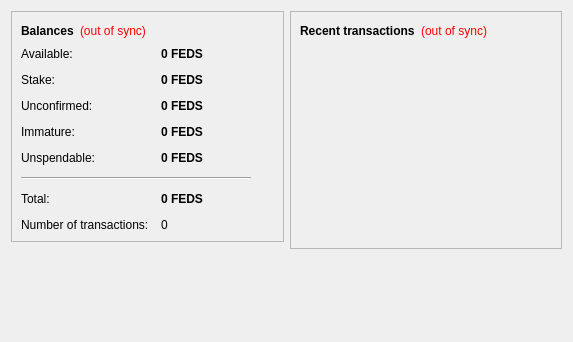
<?xml version="1.0" encoding="UTF-8"?>
<ui version="4.0">
 <class>OverviewPage</class>
 <widget class="QWidget" name="OverviewPage">
  <property name="geometry">
   <rect>
    <x>0</x>
    <y>0</y>
    <width>573</width>
    <height>342</height>
   </rect>
  </property>
  <property name="windowTitle">
   <string>Form</string>
  </property>
  <layout class="QHBoxLayout" name="horizontalLayout" stretch="1,1">
   <item>
    <layout class="QVBoxLayout" name="verticalLayout_2">
     <item>
      <widget class="QFrame" name="frame">
       <property name="frameShape">
        <enum>QFrame::StyledPanel</enum>
       </property>
       <property name="frameShadow">
        <enum>QFrame::Raised</enum>
       </property>
       <layout class="QVBoxLayout" name="verticalLayout_4">
        <item>
         <layout class="QHBoxLayout" name="horizontalLayout_4">
          <item>
           <widget class="QLabel" name="label_5">
            <property name="font">
             <font>
              <weight>75</weight>
              <bold>true</bold>
             </font>
            </property>
            <property name="text">
             <string>Balances</string>
            </property>
           </widget>
          </item>
          <item>
           <widget class="QLabel" name="labelWalletStatus">
            <property name="toolTip">
             <string>The displayed information may be out of date. Your wallet automatically synchronizes with the FedoraShare network after a connection is established, but this process has not completed yet.</string>
            </property>
            <property name="styleSheet">
             <string notr="true">QLabel { color: red; }</string>
            </property>
            <property name="text">
             <string notr="true">(out of sync)</string>
            </property>
            <property name="alignment">
             <set>Qt::AlignLeading|Qt::AlignLeft|Qt::AlignVCenter</set>
            </property>
           </widget>
          </item>
          <item>
           <spacer name="horizontalSpacer_2">
            <property name="orientation">
             <enum>Qt::Horizontal</enum>
            </property>
            <property name="sizeHint" stdset="0">
             <size>
              <width>40</width>
              <height>20</height>
             </size>
            </property>
           </spacer>
          </item>
         </layout>
        </item>
        <item>
         <layout class="QFormLayout" name="formLayout_2">
          <property name="fieldGrowthPolicy">
           <enum>QFormLayout::AllNonFixedFieldsGrow</enum>
          </property>
          <property name="horizontalSpacing">
           <number>12</number>
          </property>
          <property name="verticalSpacing">
           <number>12</number>
          </property>
          <item row="0" column="0">
           <widget class="QLabel" name="labelAvailableText">
            <property name="toolTip">
             <string>Your current available balance</string>
            </property>
            <property name="text">
             <string>Available:</string>
            </property>
           </widget>
          </item>
          <item row="0" column="1">
           <widget class="QLabel" name="labelAvailable">
            <property name="font">
             <font>
              <weight>75</weight>
              <bold>true</bold>
             </font>
            </property>
            <property name="cursor">
             <cursorShape>IBeamCursor</cursorShape>
            </property>
            <property name="toolTip">
             <string>Your current available balance</string>
            </property>
            <property name="text">
             <string notr="true">0 FEDS</string>
            </property>
            <property name="alignment">
             <set>Qt::AlignLeading|Qt::AlignLeft|Qt::AlignVCenter</set>
            </property>
            <property name="textInteractionFlags">
             <set>Qt::LinksAccessibleByMouse|Qt::TextSelectableByKeyboard|Qt::TextSelectableByMouse</set>
            </property>
           </widget>
          </item>
          <item row="1" column="0">
           <widget class="QLabel" name="label_6">
            <property name="toolTip">
             <string>Total of coins that was staked, and do not yet count toward the current balance</string>
            </property>
            <property name="text">
             <string>Stake:</string>
            </property>
           </widget>
          </item>
          <item row="1" column="1">
           <widget class="QLabel" name="labelStake">
            <property name="font">
             <font>
              <weight>75</weight>
              <bold>true</bold>
             </font>
            </property>
            <property name="cursor">
             <cursorShape>IBeamCursor</cursorShape>
            </property>
            <property name="toolTip">
             <string>Total of coins that was staked, and do not yet count toward the current balance</string>
            </property>
            <property name="text">
             <string notr="true">0 FEDS</string>
            </property>
            <property name="alignment">
             <set>Qt::AlignLeading|Qt::AlignLeft|Qt::AlignVCenter</set>
            </property>
            <property name="textInteractionFlags">
             <set>Qt::LinksAccessibleByMouse|Qt::TextSelectableByKeyboard|Qt::TextSelectableByMouse</set>
            </property>
           </widget>
          </item>
          <item row="2" column="0">
           <widget class="QLabel" name="label_3">
            <property name="toolTip">
             <string>Total of transactions that have yet to be confirmed, and do not yet count toward the current balance</string>
            </property>
            <property name="text">
             <string>Unconfirmed:</string>
            </property>
           </widget>
          </item>
          <item row="2" column="1">
           <widget class="QLabel" name="labelUnconfirmed">
            <property name="font">
             <font>
              <weight>75</weight>
              <bold>true</bold>
             </font>
            </property>
            <property name="cursor">
             <cursorShape>IBeamCursor</cursorShape>
            </property>
            <property name="toolTip">
             <string>Total of transactions that have yet to be confirmed, and do not yet count toward the current balance</string>
            </property>
            <property name="text">
             <string notr="true">0 FEDS</string>
            </property>
            <property name="alignment">
             <set>Qt::AlignLeading|Qt::AlignLeft|Qt::AlignVCenter</set>
            </property>
            <property name="textInteractionFlags">
             <set>Qt::LinksAccessibleByMouse|Qt::TextSelectableByKeyboard|Qt::TextSelectableByMouse</set>
            </property>
           </widget>
          </item>
          <item row="3" column="0">
           <widget class="QLabel" name="labelImmatureText">
            <property name="toolTip">
             <string>Mined balance that has not yet matured</string>
            </property>
            <property name="text">
             <string>Immature:</string>
            </property>
           </widget>
          </item>
          <item row="3" column="1">
           <widget class="QLabel" name="labelImmature">
            <property name="font">
             <font>
              <weight>75</weight>
              <bold>true</bold>
             </font>
            </property>
            <property name="toolTip">
             <string>Mined balance that has not yet matured</string>
            </property>
            <property name="text">
             <string notr="true">0 FEDS</string>
            </property>
            <property name="alignment">
             <set>Qt::AlignLeading|Qt::AlignLeft|Qt::AlignVCenter</set>
            </property>
            <property name="textInteractionFlags">
             <set>Qt::LinksAccessibleByMouse|Qt::TextSelectableByKeyboard|Qt::TextSelectableByMouse</set>
            </property>
           </widget>
          </item>
          <item row="4" column="0">
           <widget class="QLabel" name="labelBalanceWatchOnlyText">
            <property name="toolTip">
             <string>Your unspendable balance</string>
            </property>
            <property name="text">
             <string>Unspendable:</string>
            </property>
           </widget>
          </item>
          <item row="4" column="1">
           <widget class="QLabel" name="labelBalanceWatchOnly">
            <property name="font">
             <font>
              <weight>75</weight>
              <bold>true</bold>
             </font>
            </property>
            <property name="cursor">
             <cursorShape>IBeamCursor</cursorShape>
            </property>
            <property name="toolTip">
             <string>Your unspendable balance</string>
            </property>
            <property name="text">
             <string notr="true">0 FEDS</string>
            </property>
            <property name="alignment">
             <set>Qt::AlignLeading|Qt::AlignLeft|Qt::AlignVCenter</set>
            </property>
            <property name="textInteractionFlags">
             <set>Qt::LinksAccessibleByMouse|Qt::TextSelectableByKeyboard|Qt::TextSelectableByMouse</set>
            </property>
           </widget>
          </item>
          <item row="5" column="0" colspan="2">
           <widget class="Line" name="line">
            <property name="maximumSize">
             <size>
              <width>230</width>
              <height>16777215</height>
             </size>
            </property>
            <property name="orientation">
             <enum>Qt::Horizontal</enum>
            </property>
           </widget>
          </item>
          <item row="6" column="0">
           <widget class="QLabel" name="labelTotalText">
            <property name="toolTip">
             <string>Your current total balance</string>
            </property>
            <property name="text">
             <string>Total:</string>
            </property>
           </widget>
          </item>
          <item row="6" column="1">
           <widget class="QLabel" name="labelTotal">
            <property name="font">
             <font>
              <weight>75</weight>
              <bold>true</bold>
             </font>
            </property>
            <property name="toolTip">
             <string>Your current total balance</string>
            </property>
            <property name="text">
             <string notr="true">0 FEDS</string>
            </property>
            <property name="alignment">
             <set>Qt::AlignLeading|Qt::AlignLeft|Qt::AlignVCenter</set>
            </property>
            <property name="textInteractionFlags">
             <set>Qt::LinksAccessibleByMouse|Qt::TextSelectableByKeyboard|Qt::TextSelectableByMouse</set>
            </property>
           </widget>
          </item>
          <item row="7" column="0">
           <widget class="QLabel" name="label_2">
            <property name="toolTip">
             <string>Total number of transactions in wallet</string>
            </property>
            <property name="text">
             <string>Number of transactions:</string>
            </property>
           </widget>
          </item>
          <item row="7" column="1">
           <widget class="QLabel" name="labelNumTransactions">
            <property name="toolTip">
             <string>Total number of transactions in wallet</string>
            </property>
            <property name="text">
             <string notr="true">0</string>
            </property>
           </widget>
          </item>
         </layout>
        </item>
       </layout>
      </widget>
     </item>
     <item>
      <spacer name="verticalSpacer">
       <property name="orientation">
        <enum>Qt::Vertical</enum>
       </property>
       <property name="sizeHint" stdset="0">
        <size>
         <width>20</width>
         <height>40</height>
        </size>
       </property>
      </spacer>
     </item>
    </layout>
   </item>
   <item>
    <layout class="QVBoxLayout" name="verticalLayout_3">
     <item>
      <widget class="QFrame" name="frame_2">
       <property name="frameShape">
        <enum>QFrame::StyledPanel</enum>
       </property>
       <property name="frameShadow">
        <enum>QFrame::Raised</enum>
       </property>
       <layout class="QVBoxLayout" name="verticalLayout">
        <item>
         <layout class="QHBoxLayout" name="horizontalLayout_2">
          <item>
           <widget class="QLabel" name="label_4">
            <property name="text">
             <string>&lt;b&gt;Recent transactions&lt;/b&gt;</string>
            </property>
           </widget>
          </item>
          <item>
           <widget class="QLabel" name="labelTransactionsStatus">
            <property name="toolTip">
             <string>The displayed information may be out of date. Your wallet automatically synchronizes with the FedoraShare network after a connection is established, but this process has not completed yet.</string>
            </property>
            <property name="styleSheet">
             <string notr="true">QLabel { color: red; }</string>
            </property>
            <property name="text">
             <string notr="true">(out of sync)</string>
            </property>
            <property name="alignment">
             <set>Qt::AlignRight|Qt::AlignTrailing|Qt::AlignVCenter</set>
            </property>
           </widget>
          </item>
          <item>
           <spacer name="horizontalSpacer">
            <property name="orientation">
             <enum>Qt::Horizontal</enum>
            </property>
            <property name="sizeHint" stdset="0">
             <size>
              <width>40</width>
              <height>20</height>
             </size>
            </property>
           </spacer>
          </item>
         </layout>
        </item>
        <item>
         <widget class="QListView" name="listTransactions">
          <property name="styleSheet">
           <string notr="true">QListView { background: transparent; }</string>
          </property>
          <property name="frameShape">
           <enum>QFrame::NoFrame</enum>
          </property>
          <property name="verticalScrollBarPolicy">
           <enum>Qt::ScrollBarAlwaysOff</enum>
          </property>
          <property name="horizontalScrollBarPolicy">
           <enum>Qt::ScrollBarAlwaysOff</enum>
          </property>
          <property name="selectionMode">
           <enum>QAbstractItemView::NoSelection</enum>
          </property>
         </widget>
        </item>
       </layout>
      </widget>
     </item>
     <item>
      <spacer name="verticalSpacer_2">
       <property name="orientation">
        <enum>Qt::Vertical</enum>
       </property>
       <property name="sizeHint" stdset="0">
        <size>
         <width>20</width>
         <height>40</height>
        </size>
       </property>
      </spacer>
     </item>
    </layout>
   </item>
  </layout>
 </widget>
 <resources/>
 <connections/>
</ui>
